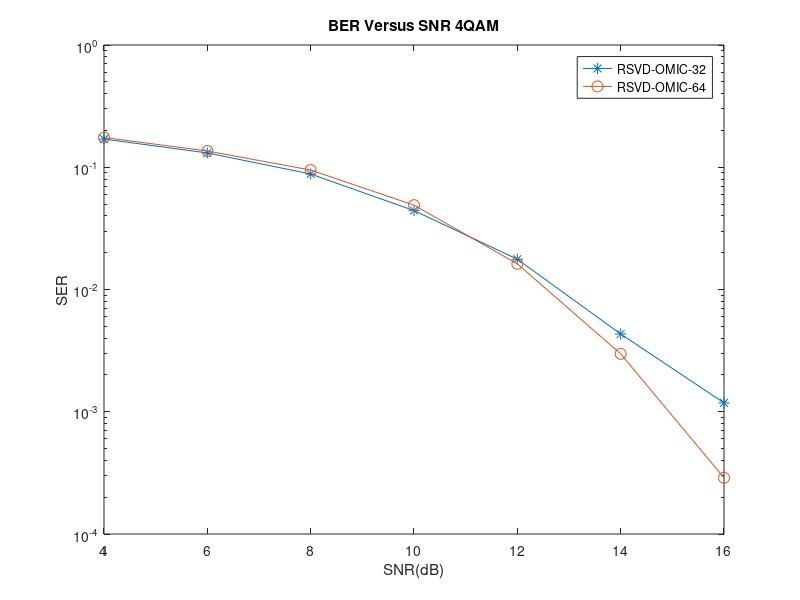

Write MATLAB code to recreate this figure.
%% RSVD-OMIC-local search
BER_RSVD_OMIC_32_4=[0.1700156250, 0.1309687500, 0.0880468750, 0.0442031250, 0.0176875000, 0.0043281250, 0.0011818910];
BER_RSVD_OMIC_64_4=[0.1752578125, 0.1358515625, 0.0948906250, 0.0489609375, 0.0162187500, 0.0029765625, 0.0002882744];


figure(1)
semilogy([4:2:16], BER_RSVD_OMIC_32_4, '-*', 'MarkerSize', 8), xlabel('SNR(dB)'), ylabel('SER');
hold on
semilogy([4:2:16], BER_RSVD_OMIC_64_4, '-o', 'MarkerSize', 8), xlabel('SNR(dB)'), ylabel('SER');
hold on 
title('BER Versus SNR 4QAM'), legend('RSVD-OMIC-32', 'RSVD-OMIC-64');
hold off